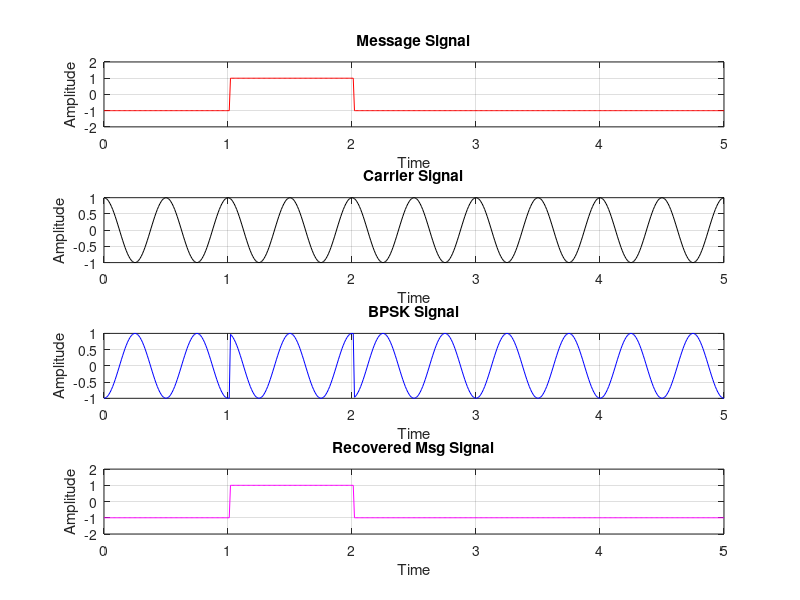

MATLAB code for this plot:
%BPSK Modulation 
%Reference: https://www.youtube.com/watch?v=PZoNwTYl0IM
clear 
clc
% Input Sequence
%n=[1,0,1,0,1];
n=randi([0,1],1,5)
% Mappings
for ii=1:length(n)
    if n(ii)==1;
        nn(ii)=1;
    else
        nn(ii)=-1;
    end
end
%Pulse Shaping
i=1;
t=0:0.01:length(n);
for j=1:length(t)
    if t(j)<=i;
        y(j)=nn(i);
    else
        y(j)=nn(i);
        i=i+1;
    end
end
% Plotting
subplot(4,1,1);
plot(t,y,'r-');
axis([0 length(n) -2 2]);
grid on;
ylabel('Amplitude');
xlabel('Time');
title('Message Signal');

% carrier
c=cos(2*pi*2*t);
subplot(4,1,2);
plot(t,c,'k-');
grid on;
ylabel('Amplitude');
xlabel('Time');
title('Carrier Signal');

%BPSK MODULATION
x=y.*c;
subplot(4,1,3);
plot(t,x, 'b-');
grid on;
ylabel('Amplitude');
xlabel('Time');
title('BPSK Signal');


% Detection and recontruction
for j=1:length(t)
    if x(j)==c(j)
        det(j)=1;
    else
        det(j)=-1;
    end
end
subplot(4,1,4);
plot(t,det,'m-');
grid on;
ylabel('Amplitude');
xlabel('Time');
title('Recovered Msg Signal');
axis([0 length(n) -2 2]);
